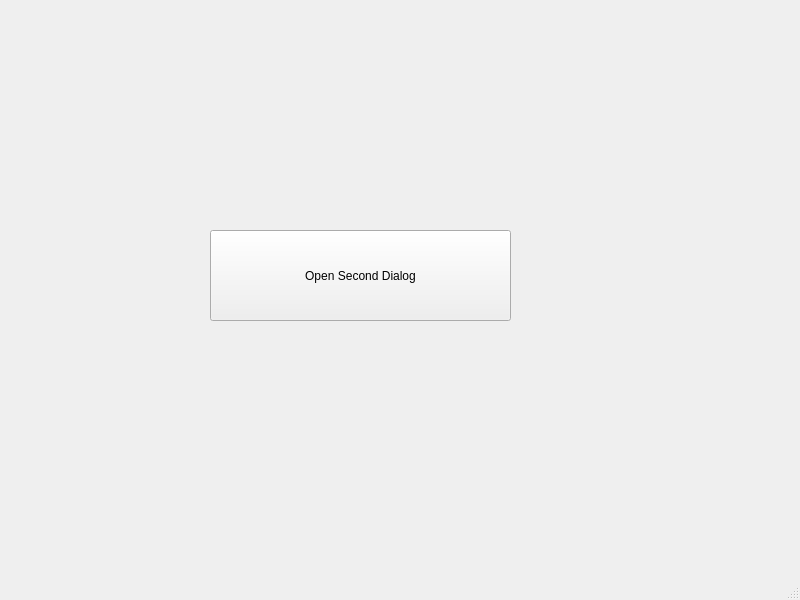
<?xml version="1.0" encoding="UTF-8"?>
<ui version="4.0">
 <class>MainWindow</class>
 <widget class="QMainWindow" name="MainWindow">
  <property name="geometry">
   <rect>
    <x>0</x>
    <y>0</y>
    <width>800</width>
    <height>600</height>
   </rect>
  </property>
  <property name="windowTitle">
   <string>MainWindow</string>
  </property>
  <widget class="QWidget" name="centralwidget">
   <widget class="QPushButton" name="pushButton">
    <property name="geometry">
     <rect>
      <x>210</x>
      <y>230</y>
      <width>301</width>
      <height>91</height>
     </rect>
    </property>
    <property name="text">
     <string>Open Second Dialog</string>
    </property>
   </widget>
  </widget>
  <widget class="QMenuBar" name="menubar">
   <property name="geometry">
    <rect>
     <x>0</x>
     <y>0</y>
     <width>800</width>
     <height>26</height>
    </rect>
   </property>
  </widget>
  <widget class="QStatusBar" name="statusbar"/>
 </widget>
 <resources/>
 <connections/>
</ui>
